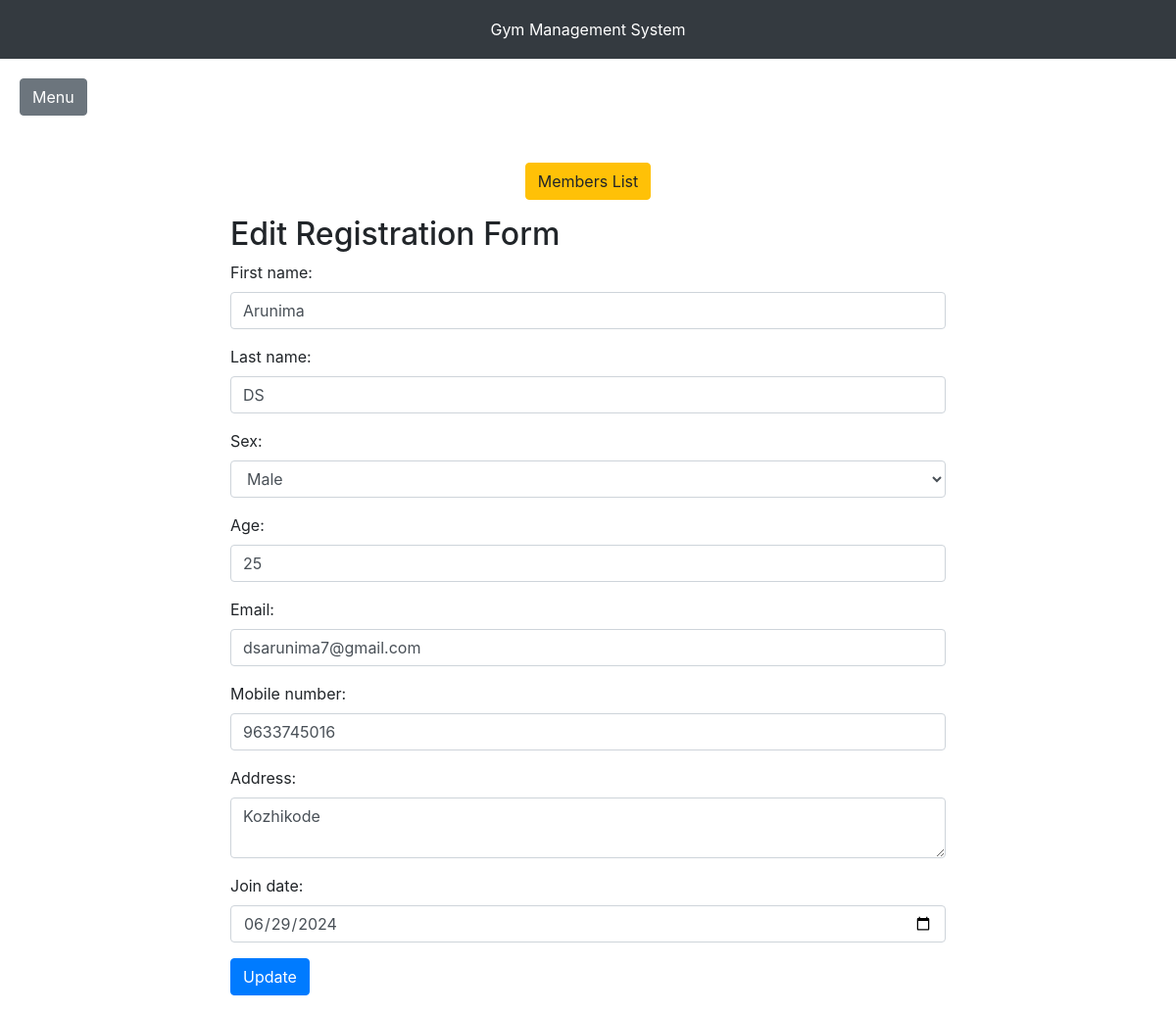
Page /edit_member/1/ on the committed database.
### registration/models.py (models this page shows)
class  MemberRegisters(models.Model):
    SEX_CHOICES = [
        ('Male', 'Male'),
        ('Female', 'Female'),
        ('Other', 'Other'),
    ]
    user = models.OneToOneField(User, on_delete=models.CASCADE)
    first_name = models.CharField(max_length=100)
    last_name = models.CharField(max_length=100)
    sex = models.CharField(max_length=10, choices=SEX_CHOICES)
    age = models.PositiveIntegerField()
    email = models.EmailField(unique=True)
    mobile_number = models.CharField(max_length=15)
    address = models.TextField()
    join_date = models.DateField(null=True, blank=True)
    class Meta:
        db_table='member_registers'

### registration/views.py (the view)
# urls.py: path('edit_member/<int:member_id>/', edit_member, name='edit_member'),
def edit_member(request, member_id):
    member = MemberRegisters.objects.get(id=member_id)
    if request.method == 'POST':
        member_form = RegisterForm(request.POST, instance=member)
        if member_form.is_valid():
            member_form.save()
            return redirect('members_list')
    else:
        member_form = RegisterForm(instance=member)
    return render(request, 'registration/edit_registration.html', {'member_form': member_form})

### registration/forms.py
class RegisterForm(forms.ModelForm):
    class Meta:
        model = MemberRegisters
        fields = [
            'first_name',
            'last_name',
            'sex',
            'age',
            'email',
            'mobile_number',
            'address',
            'join_date'
        ]
        widgets = {
            'first_name': forms.TextInput(attrs={'class': 'form-control','placeholder':'First Name'}),
            'last_name': forms.TextInput(attrs={'class': 'form-control','placeholder':'Last Name'}),
            'sex': forms.Select(attrs={'class': 'form-control'}),
            'age': forms.NumberInput(attrs={'class': 'form-control'}),
            'email': forms.EmailInput(attrs={'class': 'form-control'}),
            'mobile_number': forms.TextInput(attrs={'class': 'form-control'}),
            'address': forms.Textarea(attrs={'class': 'form-control', 'rows': 2}),
            'join_date': forms.DateInput(attrs={'type': 'date', 'class': 'form-control'}),
        }

### frontend/templates/registration/edit_registration.html
{% extends "base.html" %} {% block content %}
<div class="container mt-5">
    <div class="row justify-content-center mt-5">
        <div class="col-12 text-center mb-3">
          <button
            type="button"
            class="btn btn-warning"
            onclick="window.location.href = '/members_list/'"
          >
            Members List
          </button>
        </div>
    </div>
  <div class="row justify-content-center">
    <div class="col-md-8">
      <h2>Edit Registration Form</h2>
      <form method="post">
        {% csrf_token %} {{ member_form.as_p }}
        <button type="submit" class="btn btn-primary">Update</button>
      </form>
    </div>
  </div>
</div>
{% endblock %}

### rows in the picture
MemberRegisters: first_name "Arunima", last_name "DS", sex "Male", age "25", email "dsarunima7@gmail.com", mobile_number "9633745016", address "Kozhikode", join_date "06/29/2024"
